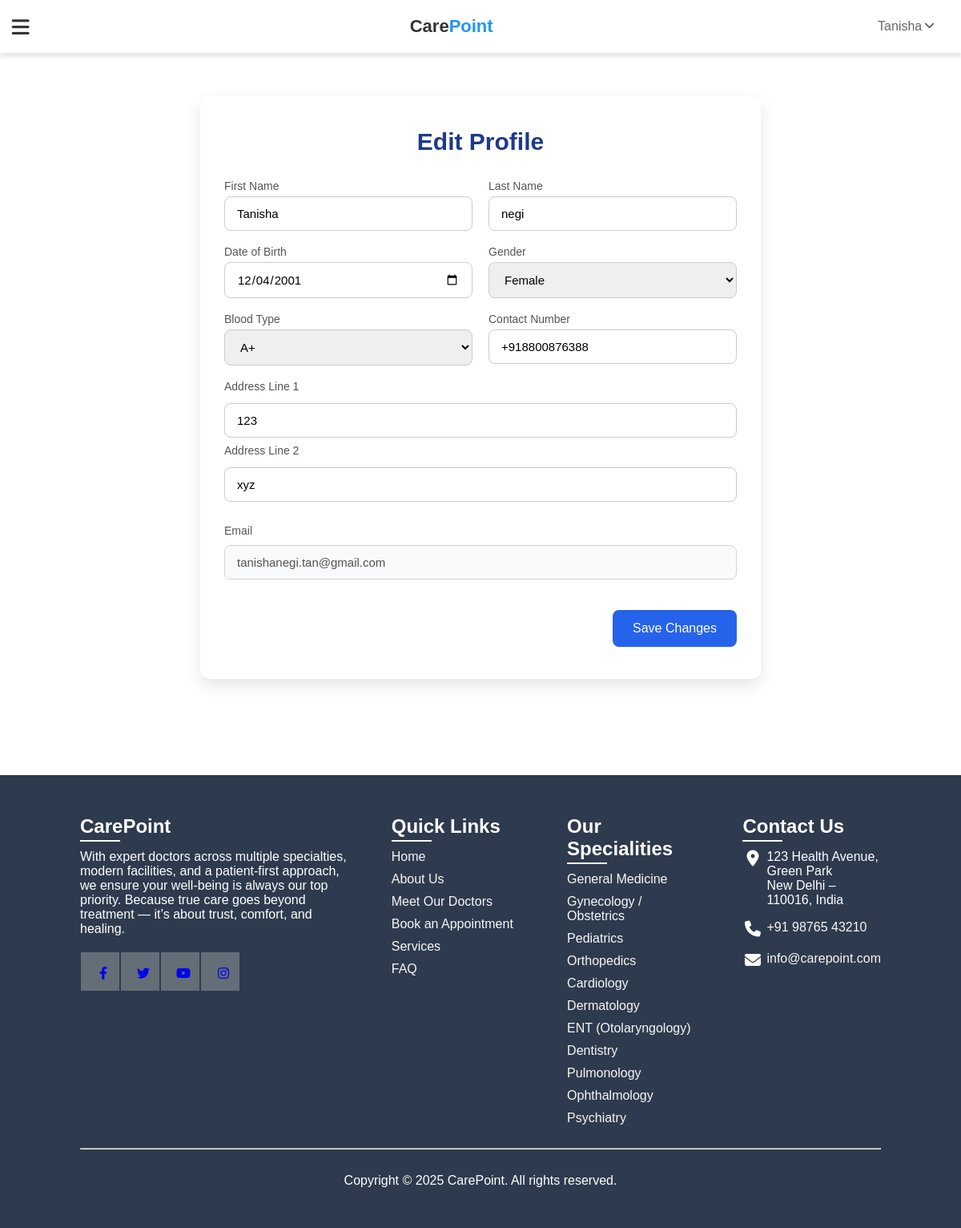
Screenshot of /edit_profile (signed in) with the database file from the repository.
### app/models.py (models this page shows)
class User(db.Model, UserMixin):
    id = db.Column(db.Integer, primary_key=True)
    email = db.Column(db.String(150), unique=True, nullable=False)
    password = db.Column(db.String(150), nullable=False)
    name = db.Column(db.String(150))
    first_name = db.Column(db.String(100))
    last_name = db.Column(db.String(100))
    gender = db.Column(db.String(20))
    dob = db.Column(db.Date)
    blood_type = db.Column(db.String(5))
    phone = db.Column(db.String(20))
    address1 = db.Column(db.String(200))
    address2 = db.Column(db.String(200))
    reset_otp = db.Column(db.String(6), nullable=True)
    otp_expiry = db.Column(db.DateTime, nullable=True)

### app/routes.py (the view, shortened to what this page needs)
@routes.route('/edit_profile', methods=['GET', 'POST'])
@login_required
def edit_profile():
    user = current_user
    return render_template("edit_profile.html", user=current_user)

### app/templates/edit_profile.html (shortened to what this page needs)
{% extends "base.html" %}
{% block content %}
<div class="profile-form">
  <h2>Edit Profile</h2>
  <form method="POST" action="{{ url_for('routes.edit_profile') }}">
    <div class="half-row">
      <div>
        <label for="firstName">First Name</label>
        <input type="text" id="firstName" name="first_name" value="{{ user.first_name or '' }}" placeholder="First Name">
      </div>
      <div>
        <label for="lastName">Last Name</label>
        <input type="text" id="lastName" name="last_name" value="{{ user.last_name or '' }}" placeholder="Last Name">
      </div>
    </div>
    <div class="half-row">
      <div>
        <label for="dob">Date of Birth</label>
        <input type="date" id="dob" name="dob" value="{{ user.dob or '' }}">
      </div>
      <div>
        <label for="gender">Gender</label>
        <select id="gender" name="gender">
          <option value="Female" {{ 'selected' if user.gender == 'Female' else '' }}>Female</option>
        </select>
      </div>
    </div>
    <div class="half-row">
      <div>
        <label for="bloodType">Blood Type</label>
        <select id="bloodType" name="blood_type">
          <option value="A+" {{ 'selected' if user.blood_type == 'A+' else '' }}>A+</option>
        </select>
      </div>
      <div>
        <label for="phone">Contact Number</label>
        <input type="tel" id="phone" name="phone" value="{{ user.phone or '' }}" placeholder="+91 98765 43210">
      </div>
    </div>
    <div class="address-line">
      <label for="address1">Address Line 1</label>
      <input type="text" id="address1" name="address1" value="{{ user.address1 or '' }}" placeholder="Address Line 1">
      <label for="address2">Address Line 2</label>
      <input type="text" id="address2" name="address2" value="{{ user.address2 or '' }}" placeholder="Address Line 2">
    </div>
    <div class="email-block">
      <label for="email">Email</label>
      <input type="email" id="email" name="email" value="{{ user.email }}" readonly>
    </div>
    <div class="button-container">
      <button type="submit" class="save-btn">Save Changes</button>
    </div>
  </form>
</div>
{% endblock %}

### app/templates/base.html (shortened to what this page needs)
<!DOCTYPE html>
<html lang="en">
  <head>
    <link rel="stylesheet" href="https://cdn.jsdelivr.net/npm/swiper@9/swiper-bundle.min.css"/>
    <link rel="stylesheet" href="{{ url_for('static', filename='css/style.css') }}">
     <link rel="stylesheet" href="https://cdnjs.cloudflare.com/ajax/libs/font-awesome/6.5.2/css/all.min.css"
    rel="stylesheet">
    <link rel="stylesheet" href="https://cdnjs.cloudflare.com/ajax/libs/font-awesome/7.0.0/css/all.min.css">
    <link rel="stylesheet" href="https://cdnjs.cloudflare.com/ajax/libs/font-awesome/6.4.0/css/all.min.css"/>
    <link rel="stylesheet" href="https://cdnjs.cloudflare.com/ajax/libs/OwlCarousel2/2.3.4/assets/owl.carousel.min.css" />
    <link rel="stylesheet" href="https://cdnjs.cloudflare.com/ajax/libs/OwlCarousel2/2.3.4/assets/owl.theme.default.min.css" />
  </head>
  <body>
    <header>
      <a href="{{ url_for('routes.home') }}" class="logo">Care<span>Point</span></a>
      <nav class="navbar">
        <a href="{{ url_for('doctors_bp.show_doctors') }}">Doctors</a>
        <a href="{{ url_for('routes.about') }}">About us</a>
        <a href="{{ url_for('routes.faq') }}">FAQ</a>
        <a href="{{ url_for('routes.contact') }}">Contact Us</a>
      </nav>
        <div class="button">
          {% if current_user.is_authenticated %}
          <div class="user-menu">
            <span class="username">{{ current_user.name }}<i class="fa-solid fa-angle-down dropdown-arrow"></i></span>
          </div>
          {% else %}
          <a href="{{ url_for('auth.login') }}" class="login-signup">Login/Signup</a>
          {% endif %}
        </div>
        <div id="menu-btn" class="fas fa-bars"></div>
    </header>
    <main>
      {% block content %}{% endblock %}
    </main>
    <footer>
      <div class="container">
        <div class="sec footer-about">
          <h2>Care<span>Point</span></h2>
        <p>With expert doctors across multiple specialties, modern facilities, and a patient-first approach, we ensure your well-being is always our top priority. Because true care goes beyond treatment — it’s about trust, comfort, and healing.</p>
        <ul class="sci">
          <li><a href="#"><i class="fa-brands fa-facebook-f"></i></a></li>
          <li><a href="#"><i class="fa-brands fa-twitter"></i></a></li>
          <li><a href="#"><i class="fa-brands fa-youtube"></i> </a></li>
          <li><a href="#"><i class="fa-brands fa-instagram"></i></a></li>
        </ul>
        </div>
        <div class="sec quicklinks">
          <h2>Quick Links</h2>
          <ul>
            <li><a href="{{ url_for('routes.home') }}">Home</a></li>
            <li><a href="{{ url_for('routes.about') }}">About Us</a></li>
            <li><a href="{{ url_for('doctors_bp.show_doctors') }}">Meet Our Doctors</a></li>
            <li><a href="{{ url_for('routes.book_appointment') }}">Book an Appointment</a></li>
            <li><a href="{{ url_for('routes.services') }}">Services</a></li>
            <li><a href="{{ url_for('routes.faq') }}">FAQ</a></li>
          </ul>
        </div>
        <div class="sec quicklinks">
          <h2>Our Specialities</h2>
          <ul>
            <li><a href="{{ url_for('doctors_bp.doctors_by_speciality', speciality='General Physician') }}">General Medicine</a></li>
            <li><a href="{{ url_for('doctors_bp.doctors_by_speciality', speciality='Gynecologist') }}">Gynecology / Obstetrics</a></li>
            <li><a href="{{ url_for('doctors_bp.doctors_by_speciality', speciality='Pediatrician') }}">Pediatrics</a></li>
            <li><a href="{{ url_for('doctors_bp.doctors_by_speciality', speciality='Orthopedic Surgeon') }}">Orthopedics</a></li>
            <li><a href="{{ url_for('doctors_bp.doctors_by_speciality', speciality='Cardiologist') }}">Cardiology</a></li>
            <li><a href="{{ url_for('doctors_bp.doctors_by_speciality', speciality='Dermatologist') }}">Dermatology</a></li>
            <li><a href="{{ url_for('doctors_bp.doctors_by_speciality', speciality='ENT Specialist') }}">ENT (Otolaryngology)</a></li>
            <li><a href="{{ url_for('doctors_bp.doctors_by_speciality', speciality='Dentist') }}">Dentistry</a></li>
            <li><a href="{{ url_for('doctors_bp.doctors_by_speciality', speciality='Pulmonologist') }}">Pulmonology</a></li>
            <li><a href="{{ url_for('doctors_bp.doctors_by_speciality', speciality='Ophthalmologist') }}">Ophthalmology</a></li>
            <li><a href="{{ url_for('doctors_bp.doctors_by_speciality', speciality='Psychiatrist') }}">Psychiatry</a></li>
          </ul>
        </div>
        <div class="sec contact">
          <h2>Contact Us</h2>
          <ul class="info">
            <li>
              <span><i class="fa-solid fa-location-dot"></i></i></span>
              <span>123 Health Avenue, Green Park <br>New Delhi – 110016, India</span>
            </li>
            <li>
              <span><i class="fa-solid fa-phone"></i></i></span>
              <p><a href="tel:+919876543210">+91 98765 43210</a></p>
            </li>
            <li>
              <span><i class="fa-solid fa-envelope"></i></span>
              <p><a href="mailto:info@carepoint.com">info@carepoint.com</a></p>
            </li>
          </ul>
        </div>
      </div>
      <br>
      <hr>
      <div class="copyrightText">
      <p>Copyright © 2025 CarePoint. All rights reserved.</p>
    </div>
    </footer>
  </body>
</html>

### rows the page displays
User: name "Tanisha", first_name "Tanisha", last_name "negi", dob "12/04/2001", phone "+918800876388", address1 "123", address2 "xyz", email "tanishanegi.tan@gmail.com"
